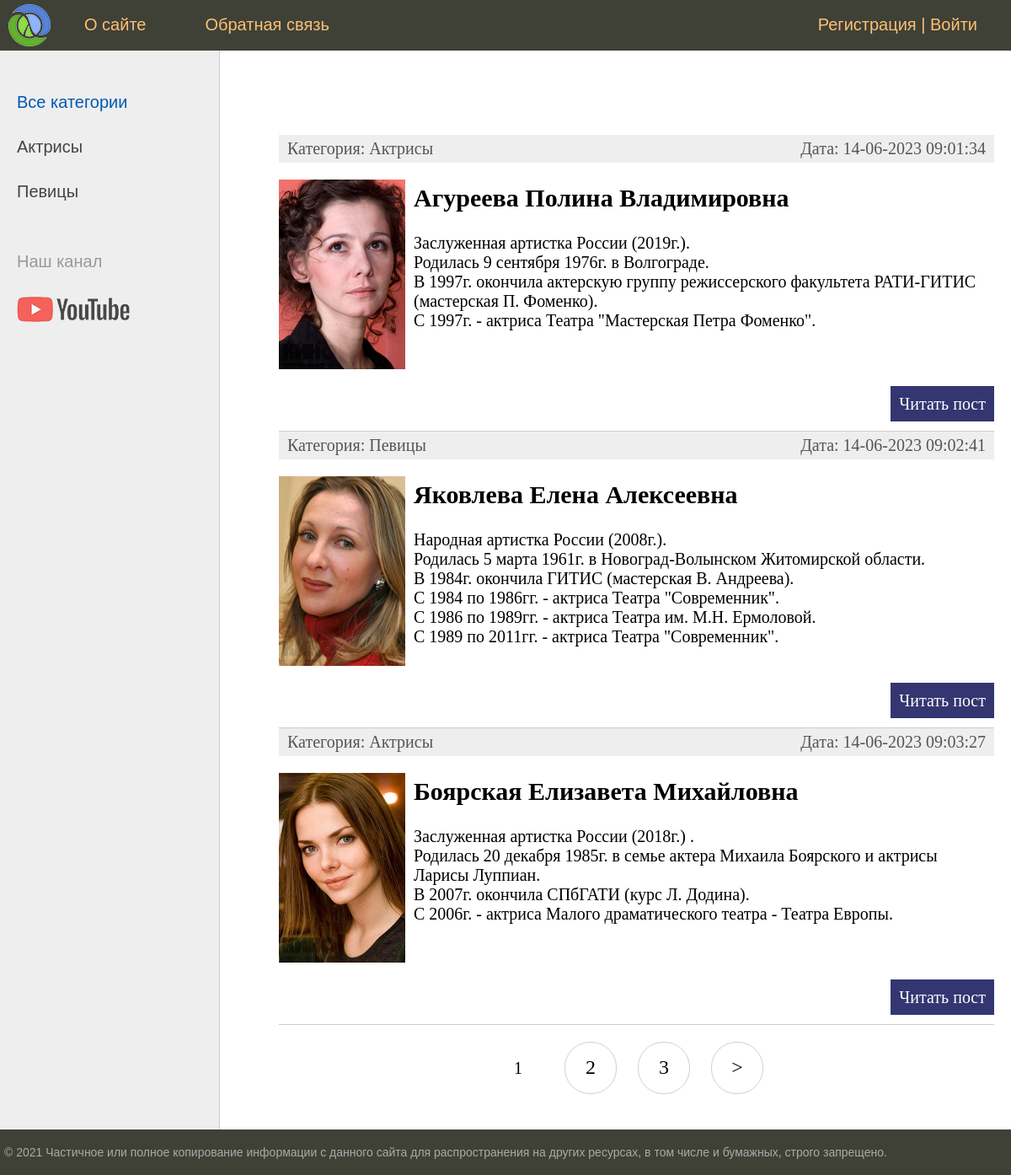
The page / on the database its author committed.
### women/models.py (models this page shows, shortened)
class Category(models.Model):
    name = models.CharField(max_length=100, db_index=True, verbose_name='Название')
    slug = models.SlugField(max_length=255, unique=True, db_index=True, verbose_name='URL')
    def __str__(self):
        return self.name
    def get_absolute_url(self):
        return reverse('category', kwargs={'cat_slug': self.slug})
    class Meta:
        verbose_name = 'Категория'
        verbose_name_plural = 'Категории'
        ordering = ['id']

class Women(models.Model):
    title = models.CharField(max_length=255, verbose_name='Заголовок')
    content = models.TextField(blank=True, verbose_name='Текст')
    photo = models.ImageField(upload_to='photos/%Y/%m/%d/', verbose_name='Изображение')
    time_create = models.DateTimeField(auto_now_add=True, verbose_name='Время создания')
    time_update = models.DateTimeField(auto_now=True, verbose_name='Время обновления')
    is_published = models.BooleanField(default=True, verbose_name='Опубликовать')
    slug = models.SlugField(max_length=255, unique=True, db_index=True, verbose_name='URL')
    cat = models.ForeignKey(
        'Category',
        on_delete=models.PROTECT,
        verbose_name='Категория'
    )
    def get_absolute_url(self):
        return reverse('post', kwargs={'post_slug': self.slug})
    class Meta:
        verbose_name = 'Известные женщины'
        verbose_name_plural = 'Известные женщины'
        ordering = ['time_create', 'title']

### women/views.py (the view)
# urls.py: path('', WomenHome.as_view(), name='home'),
class WomenHome(DataMixin, ListView):
    model = Women
    template_name = 'women/index.html'
    context_object_name = 'posts'
    def get_context_data(self, *, object_list=None, **kwargs):
        context = super().get_context_data(**kwargs)
        c_def = self.get_user_context(title='Главная страница')
        return dict(list(context.items()) + list(c_def.items()))
    def get_queryset(self):
        return Women.objects.filter(is_published=True).select_related('cat')

### women/utils.py (called while the page is built)
    def get_user_context(self, **kwargs):
        context = kwargs
        cats = cache.get('cats')
        if not cats:
            cats = Category.objects.annotate(Count('women'))
            cache.set('cats', cats, 60)
        user_menu = menu.copy()
        if not self.request.user.is_authenticated:
            user_menu.pop(1)
        context['menu'] = user_menu
        context['cats'] = cats
        if 'cat_selected' not in context:
            context['cat_selected'] = 0
        return context

### women/templates/women/index.html (shortened to what this page needs)
{% extends 'women/base.html' %}
{% block content %}
<ul class="list-articles">
	{% for p in object_list %}
        <li><div class="article-panel">
            <p class="first">Категория: {{ p.cat }}</p>
            <p class="last">Дата: {{ p.time_update|date:'d-m-Y H:i:s' }}</p>
        </div>
        {% if p.photo %}
        <p><img class="img-article-left thumb" src="{{ p.photo.url }}"></p>
        {% endif %}
            <h2>{{ p.title }}</h2>
            {% autoescape on %}
            {{ p.content|linebreaks|truncatewords:50 }}
            {% endautoescape %}
			<p class="link-read-post"><a href="{{ p.get_absolute_url }}">Читать пост</a></p>
			</li>
	{% endfor %}
</ul>
{% endblock %}

### women/templates/women/base.html (shortened to what this page needs)
{% load static %}
{% load women_tags %}
<!DOCTYPE html>
<html>
<head>
	<link type="text/css" href="{% static 'women/css/styles.css' %}" rel="stylesheet" />
</head>
<body>
<table class="table-page" border=0 cellpadding="0" cellspacing="0">
<tr><td valign=top>
{% block mainmenu %}
		<div class="header">
			<ul id="mainmenu" class="mainmenu">
			<li class="logo"><a href="{% url 'home' %}"><div class="logo"></div></a></li>
{% for m in menu %}
			<li><a href="{% url m.url_name %}">{{m.title}}</a></li>
{% endfor %}
            {% if request.user.is_authenticated %}
                <li class="last">{{ user.username }} | <a href="{% url 'logout' %}">Выйти</a></li>
            {% else %}
                <li class="last"><a href="{% url 'register' %}">Регистрация</a> | <a href="{% url 'login' %}">Войти</a></li>
            {% endif %}
			</ul>
		</div>
{% endblock mainmenu %}
<table class="table-content" border=0 cellpadding="0" cellspacing="0">
<tr>
	<td valign="top" class="left-chapters">
	<ul id="leftchapters">
        {% if cat_selected  == 0 %}
            <li class="selected">Все категории</li>
        {% else %}
            <li><a href="{% url 'home' %}">Все категории</a></li>
        {% endif %}
        {% for c in cats %}
            {% if c.women__count > 0 %}
            {% if c.pk == cat_selected %}
                <li class="selected">{{ c.name }}</li>
            {% else %}
                <li><a href="{{ c.get_absolute_url }}">{{ c.name }}</a></li>
            {% endif %}
            {% endif %}
        {% endfor %}
		<li class="share">
		<p>Наш канал</p>
		<a class="share-yt" href="https://www.youtube.com/channel/UClJzWfGWuGJL2t-3dYKcHTA/playlists" target="_blank" rel="nofollow"></a>
		</li>
	</ul>
</td>
<td valign="top" class="content">
	<div class="content-text">
{% block content %}
{% endblock %}
    {% if page_obj.has_other_pages %}
     <nav class="list-pages">
    <ul>
        {% for p in paginator.page_range %}
            {% if page_obj.number == p %}
                <li class="page-num page-num-selected">{{ p }}</li>
            {% elif p >= page_obj.number|add:-2 and p <= page_obj.number|add:2 %}
                <li class="page-num">
                <a href="?page={{ p }}">{{ p }}</a>
                </li>
            {% endif %}
        {% endfor %}
    {% if page_obj.has_next %}
        <li class="page-num">
        <a href="?page={{ page_obj.next_page_number }}">&gt;</a>
        </li>
    {% endif %}
    </ul>
    </nav>
    {% endif %}
	</div>
</td></tr></table>
</td></tr>
<tr><td valign=top>
	<div id="footer">
		<p>&copy; 2021 Частичное или полное копирование информации с данного сайта для распространения на других ресурсах, в том числе и бумажных, строго запрещено.</p>
	</div>
</td></tr></table>
</body>
</html>

### women/static/women/css/styles.css (style rules this page uses)
html, body { font-family: 'Arial'; margin: 0; padding: 0; height: 100%; width: 100%; color: #444; }
a { color: #0059b2; text-decoration: none; }
img { max-width: 600px; height: auto; }
img.img-article-left { max-width: 300px; height: auto; float: left; padding: 0 10px 10px 0; }
img.img-article-left.thumb { max-width: 150px; height: auto; }
p.link-read-post { text-align: right; }
p.link-read-post a { padding: 10px; min-width: 100px; background: #333671; color: #fff; text-decoration: none; }
div.article-panel { background: #eee; padding: 5px 10px 5px 10px; box-sizing: border-box; overflow: hidden; color: #555; }
div.article-panel p.first { margin: 0; float: left; }
div.article-panel p.last { margin: 0; float: right; }
ul.list-articles { list-style: none; margin: 0; padding: 0; }
ul.list-articles li { border-bottom: 1px solid #ccc; }
.table-page { width: 100%; height: 100%; vertical-align: top; }
.table-page tr { height: 100%; }
.header { background: #3F4137; height: 60px; }
.logo { background: url('../images/logo.png') no-repeat 10px 5px; width: 70px; height: 60px; }
ul.mainmenu { list-style: none; margin: 0; padding: 0; height: 60px; color: #fdc073; font-size: 20px; overflow: hidden; }
ul.mainmenu li { float: left; margin: 18px 40px 0 30px; }
ul.mainmenu li.logo { margin: 0; }
ul.mainmenu li.last { float: right; }
ul.mainmenu li a { color: #fdc073; text-decoration: none; }
.table-content { width: 100%; min-height: 100%; height: 100%; }
.left-chapters { margin: 0; background: #eee; border-right: 1px solid #ccc; min-height: 100%; }
.left-chapters ul { width: 230px; min-height: 100%; margin: 0; padding: 20px 10px 10px 20px; list-style: none; font-size: 20px; }
.left-chapters ul li { margin: 30px 0 0 0; color: #999; }
.left-chapters ul li.selected { color: #0059b2; }
.left-chapters ul li a { color: #444; text-decoration: none; }
.left-chapters ul li.share { margin: 60px 0 0 0; }
.left-chapters ul li.share p { margin: 30px 0 30px 0; }
.left-chapters ul li.share a { display: inline-block; width: 40px; height: 40px; margin: 0 20px 0 0; }
.left-chapters ul li.share a.share-yt { width: 100%; height: 30px; background: url('../images/share_yt.png') no-repeat 0 0 }
.content { padding: 40px 20px 20px 40px; width: 100%; box-sizing: border-box; }
.content-text { margin: 60px 0 0 30px; color: #000; font-size: 20px; font-family: Yandex Sans Display Light; }
#footer { box-sizing: border-box; background: #3F4137; padding: 5px; color: #aaa; font-size: 14px; font-family: Verdana, Geneva, Arial, Helvetica; text-align: left; overflow: hidden; }
.list-pages { text-align: center; margin: 0 0 20px 0; }
.list-pages ul { margin: 20px 0 0 0; padding: 0; list-style: none; }
.list-pages ul li { display: inline-block; margin: 0 20px 0 0; }
.list-pages a { color: #000; font-size: 24px; text-decoration: none; }
.list-pages .page-num, .page-num-selected { display: inline-block; width: 60px; height: 44px; padding: 16px 0 0 0; border: 1px solid #d0d0d0; border-radius: 30px; }
.list-pages .page-num-selected { border: none; color: #000; font-size: 20px; }

### rows shown on the page
Category: name "Актрисы"
Category: name "Певицы"
Women: cat "Актрисы", time_update "14-06-2023 09:01:34", photo (picture), title "Агуреева Полина Владимировна", content "Заслуженная артистка России (2019г.). Родилась 9 сентября 1976г. в Волгограде. В 1997г. окончила актерскую группу режиссерского факультета РАТИ-ГИТИС (мастерская П. Фоменко). С 1997г. - актриса Театра \"Мастерская Петра Фоменко\"."
Women: cat "Певицы", time_update "14-06-2023 09:02:41", photo (picture), title "Яковлева Елена Алексеевна", content "Народная артистка России (2008г.). Родилась 5 марта 1961г. в Новоград-Волынском Житомирской области. В 1984г. окончила ГИТИС (мастерская В. Андреева). С 1984 по 1986гг. - актриса Театра \"Современник\". С 1986 по 1989гг. - актриса Театра им. М.Н. Ермоловой. С 1989 по 2011гг. - актриса Театра \"Современник\"."
Women: cat "Актрисы", time_update "14-06-2023 09:03:27", photo (picture), title "Боярская Елизавета Михайловна", content "Заслуженная артистка России (2018г.) . Родилась 20 декабря 1985г. в семье актера Михаила Боярского и актрисы Ларисы Луппиан. В 2007г. окончила СПбГАТИ (курс Л. Додина). С 2006г. - актриса Малого драматического театра - Театра Европы."

### other values the page prints
{{ m.title }} "О сайте" "Обратная связь"
{{ p }} "1"
{{ p }} "2" "3"
